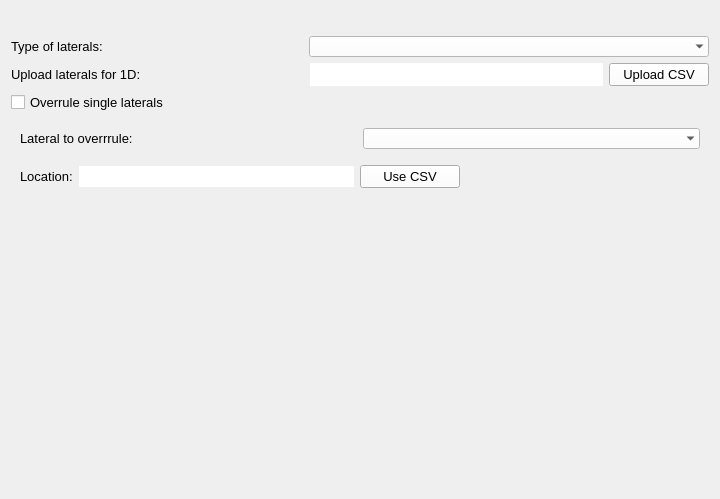
<?xml version="1.0" encoding="UTF-8"?>
<ui version="4.0">
 <class>Form</class>
 <widget class="QWidget" name="Form">
  <property name="geometry">
   <rect>
    <x>0</x>
    <y>0</y>
    <width>720</width>
    <height>499</height>
   </rect>
  </property>
  <property name="palette">
   <palette>
    <active>
     <colorrole role="Button">
      <brush brushstyle="SolidPattern">
       <color alpha="255">
        <red>255</red>
        <green>255</green>
        <blue>255</blue>
       </color>
      </brush>
     </colorrole>
    </active>
    <inactive>
     <colorrole role="Button">
      <brush brushstyle="SolidPattern">
       <color alpha="255">
        <red>255</red>
        <green>255</green>
        <blue>255</blue>
       </color>
      </brush>
     </colorrole>
    </inactive>
    <disabled>
     <colorrole role="Button">
      <brush brushstyle="SolidPattern">
       <color alpha="255">
        <red>255</red>
        <green>255</green>
        <blue>255</blue>
       </color>
      </brush>
     </colorrole>
    </disabled>
   </palette>
  </property>
  <property name="font">
   <font>
    <family>Segoe UI</family>
    <pointsize>12</pointsize>
   </font>
  </property>
  <property name="windowTitle">
   <string>Form</string>
  </property>
  <layout class="QGridLayout" name="gridLayout">
   <item row="12" column="0">
    <widget class="QWidget" name="overrule_widget" native="true">
     <property name="baseSize">
      <size>
       <width>0</width>
       <height>49</height>
      </size>
     </property>
     <layout class="QVBoxLayout" name="verticalLayout">
      <item>
       <layout class="QHBoxLayout" name="horizontalLayout_8">
        <property name="bottomMargin">
         <number>10</number>
        </property>
        <item>
         <widget class="QLabel" name="label">
          <property name="font">
           <font>
            <pointsize>10</pointsize>
           </font>
          </property>
          <property name="text">
           <string>Lateral to overrrule:</string>
          </property>
         </widget>
        </item>
        <item>
         <widget class="QComboBox" name="cb_laterals">
          <property name="font">
           <font>
            <pointsize>10</pointsize>
           </font>
          </property>
          <property name="styleSheet">
           <string notr="true">QComboBox {background-color:white; selection-background-color: lightgray;}</string>
          </property>
          <property name="frame">
           <bool>false</bool>
          </property>
         </widget>
        </item>
       </layout>
      </item>
      <item>
       <layout class="QHBoxLayout" name="horizontalLayout_3">
        <property name="bottomMargin">
         <number>0</number>
        </property>
        <item>
         <widget class="QLabel" name="label_5">
          <property name="font">
           <font>
            <family>Segoe UI</family>
            <pointsize>10</pointsize>
           </font>
          </property>
          <property name="text">
           <string>Location:</string>
          </property>
         </widget>
        </item>
        <item>
         <widget class="QLineEdit" name="il_location">
          <property name="sizePolicy">
           <sizepolicy hsizetype="Preferred" vsizetype="Fixed">
            <horstretch>0</horstretch>
            <verstretch>0</verstretch>
           </sizepolicy>
          </property>
          <property name="minimumSize">
           <size>
            <width>275</width>
            <height>0</height>
           </size>
          </property>
          <property name="styleSheet">
           <string notr="true">QLineEdit {background-color: white;}</string>
          </property>
          <property name="frame">
           <bool>false</bool>
          </property>
         </widget>
        </item>
        <item>
         <widget class="QPushButton" name="pb_use_csv">
          <property name="minimumSize">
           <size>
            <width>100</width>
            <height>0</height>
           </size>
          </property>
          <property name="font">
           <font>
            <family>Segoe UI</family>
            <pointsize>10</pointsize>
           </font>
          </property>
          <property name="text">
           <string>Use CSV</string>
          </property>
         </widget>
        </item>
        <item>
         <spacer name="horizontalSpacer">
          <property name="orientation">
           <enum>Qt::Horizontal</enum>
          </property>
          <property name="sizeHint" stdset="0">
           <size>
            <width>40</width>
            <height>20</height>
           </size>
          </property>
         </spacer>
        </item>
       </layout>
      </item>
     </layout>
    </widget>
   </item>
   <item row="6" column="0">
    <layout class="QHBoxLayout" name="horizontalLayout_5">
     <property name="bottomMargin">
      <number>0</number>
     </property>
     <item>
      <widget class="QLabel" name="laterals_layout">
       <property name="font">
        <font>
         <family>Segoe UI</family>
         <pointsize>10</pointsize>
        </font>
       </property>
       <property name="text">
        <string>Upload laterals for 1D:</string>
       </property>
      </widget>
     </item>
     <item>
      <widget class="QLineEdit" name="il_upload1">
       <property name="sizePolicy">
        <sizepolicy hsizetype="Preferred" vsizetype="Fixed">
         <horstretch>0</horstretch>
         <verstretch>0</verstretch>
        </sizepolicy>
       </property>
       <property name="maximumSize">
        <size>
         <width>16777215</width>
         <height>182</height>
        </size>
       </property>
       <property name="font">
        <font>
         <pointsize>10</pointsize>
        </font>
       </property>
       <property name="styleSheet">
        <string notr="true">QLineEdit {background-color: white;}</string>
       </property>
       <property name="frame">
        <bool>false</bool>
       </property>
      </widget>
     </item>
     <item>
      <widget class="QPushButton" name="pb_upload_1">
       <property name="maximumSize">
        <size>
         <width>100</width>
         <height>16777215</height>
        </size>
       </property>
       <property name="font">
        <font>
         <family>Segoe UI</family>
         <pointsize>10</pointsize>
        </font>
       </property>
       <property name="text">
        <string>Upload CSV</string>
       </property>
      </widget>
     </item>
    </layout>
   </item>
   <item row="7" column="0">
    <widget class="QCheckBox" name="cb_overrule">
     <property name="palette">
      <palette>
       <active>
        <colorrole role="Button">
         <brush brushstyle="SolidPattern">
          <color alpha="255">
           <red>255</red>
           <green>255</green>
           <blue>255</blue>
          </color>
         </brush>
        </colorrole>
       </active>
       <inactive>
        <colorrole role="Button">
         <brush brushstyle="SolidPattern">
          <color alpha="255">
           <red>255</red>
           <green>255</green>
           <blue>255</blue>
          </color>
         </brush>
        </colorrole>
       </inactive>
       <disabled>
        <colorrole role="Button">
         <brush brushstyle="SolidPattern">
          <color alpha="255">
           <red>255</red>
           <green>255</green>
           <blue>255</blue>
          </color>
         </brush>
        </colorrole>
       </disabled>
      </palette>
     </property>
     <property name="font">
      <font>
       <family>Segoe UI</family>
       <pointsize>10</pointsize>
      </font>
     </property>
     <property name="text">
      <string>Overrule single laterals</string>
     </property>
    </widget>
   </item>
   <item row="1" column="0">
    <spacer name="verticalSpacer_2">
     <property name="orientation">
      <enum>Qt::Vertical</enum>
     </property>
     <property name="sizeType">
      <enum>QSizePolicy::Fixed</enum>
     </property>
     <property name="sizeHint" stdset="0">
      <size>
       <width>20</width>
       <height>25</height>
      </size>
     </property>
    </spacer>
   </item>
   <item row="0" column="0">
    <layout class="QVBoxLayout" name="svg_lout">
     <property name="bottomMargin">
      <number>0</number>
     </property>
    </layout>
   </item>
   <item row="5" column="0">
    <layout class="QHBoxLayout" name="horizontalLayout_2">
     <property name="bottomMargin">
      <number>0</number>
     </property>
     <item>
      <widget class="QLabel" name="label_8">
       <property name="font">
        <font>
         <family>Segoe UI</family>
         <pointsize>10</pointsize>
        </font>
       </property>
       <property name="text">
        <string>Type of laterals:</string>
       </property>
      </widget>
     </item>
     <item>
      <widget class="QComboBox" name="cb_type">
       <property name="minimumSize">
        <size>
         <width>400</width>
         <height>0</height>
        </size>
       </property>
       <property name="font">
        <font>
         <family>Segoe UI</family>
         <pointsize>10</pointsize>
        </font>
       </property>
       <property name="styleSheet">
        <string notr="true">QComboBox {background-color:white; selection-background-color: lightgray;}</string>
       </property>
       <property name="frame">
        <bool>false</bool>
       </property>
      </widget>
     </item>
    </layout>
   </item>
   <item row="13" column="0">
    <spacer name="verticalSpacer_4">
     <property name="orientation">
      <enum>Qt::Vertical</enum>
     </property>
     <property name="sizeHint" stdset="0">
      <size>
       <width>20</width>
       <height>40</height>
      </size>
     </property>
    </spacer>
   </item>
  </layout>
 </widget>
 <resources/>
 <connections/>
</ui>
